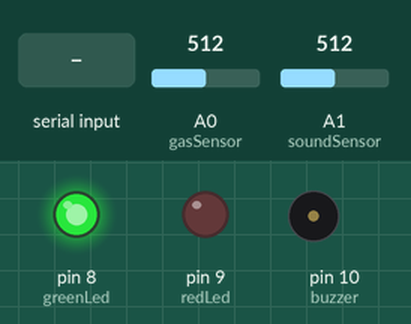
This sketch was run on a simulated Arduino Uno, built with avr-gcc and run on an emulated ATmega328P. Parts: output pins drawn as LEDs (lit = HIGH), buzzer (waves = sounding). Inputs (shaded band) come from the test bench; at power-on: A0 (gasSensor) = 512, A1 (soundSensor) = 512. What the sketch prints to the serial monitor is not drawn.

Above: at 1.2 s.
1.3 s: "CMD:RED_PRESSURE\n" received over Serial
At 1.5 s:
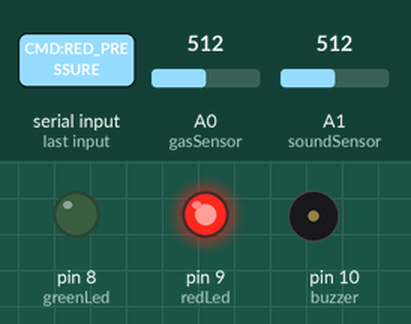
4.3 s: "CMD:RED_GAS\n" received over Serial
At 5.4 s:
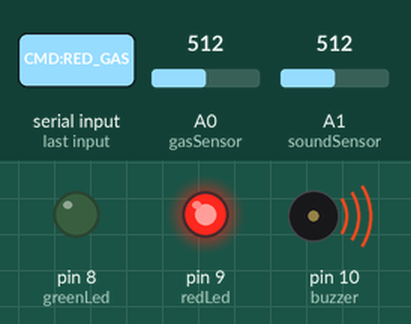
5.8 s: A0 (gasSensor) set to 49
8.8 s: A0 (gasSensor) set to 41
At 9.7 s:
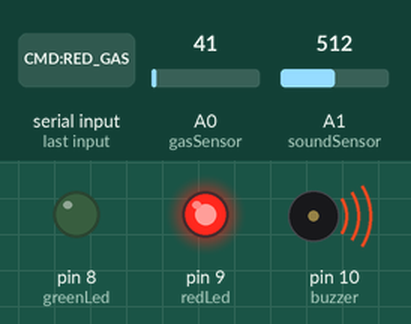
10.3 s: A0 (gasSensor) set to 60
At 11.5 s:
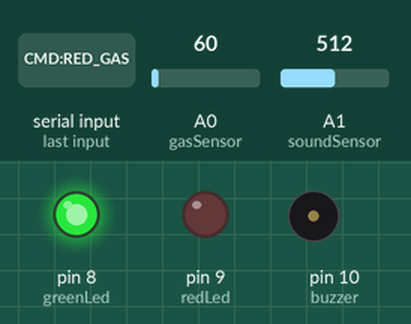
Timing chart, 0 to 13.3 s (numbered marks = the images above; inputs shaded):
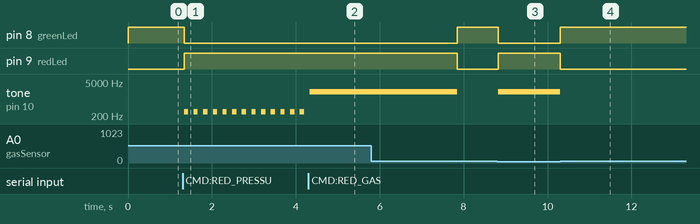

Measured:
- after the input at 1.3 s, pin 8 (greenLed): HIGH → LOW at once; pin 9 (redLed): LOW → HIGH at once; tone on pin 10 (buzzer): alternates 300 Hz for 0.10 s and silent for 0.13 s, starting at once
- after the input at 4.3 s, pin 8 (greenLed): stays LOW (without the input it goes to HIGH after 0.72 s); pin 9 (redLed): stays HIGH (without the input it goes to LOW after 0.72 s)
- after the input at 8.8 s, pin 8 (greenLed): HIGH → LOW at once; pin 9 (redLed): LOW → HIGH at once; tone on pin 10 (buzzer): silent → 2000 Hz at once
- after the input at 10.3 s, pin 8 (greenLed): LOW → HIGH at once; pin 9 (redLed): HIGH → LOW at once; tone on pin 10 (buzzer): 2000 Hz → silent at once

The sketch:

arduino_medguard.ino
```cpp
/*
 * ==========================================================================
 *   MED-GUARD — Unifed Arduino Hardware Controller (المتحكم الموحد للهاردوير)
 *   البروتوكول ثنائي الاتجاه المتوافق تماماً مع جميع إصدارات الجسر البرمجي
 * ==========================================================================
 *   التوصيل (Wiring):
 *     - Arduino Uno / Nano / Mega
 *     - Red LED     → Pin 9  (مقاومة 220Ω)
 *     - Green LED   → Pin 8  (مقاومة 220Ω)
 *     - Buzzer      → Pin 10
 *     - Gas Sensor (MQ-135/2)  → Analog Pin A0
 *     - Sound/Pressure Sensor  → Analog Pin A1
 *
 *   بروتوكولات الاستقبال المدعومة (Serial RX Protocols):
 *     1. بروتوكول الأوامر المباشرة (Direct Commands):
 *        - CMD:RED_GAS      (خطر غاز: LED أحمر + نغمة حادة)
 *        - CMD:RED_PRESSURE (خطر ضغط: LED أحمر + نغمة متقطعة غليظة)
 *        - CMD:GREEN        (آمن تماماً: LED أخضر)
 *
 *     2. بروتوكول قراءات السوفتوير (Software Telemetry Parser):
 *        - GAS:<value>      مثال: GAS:72.5
 *        - PRESSURE:<value> مثال: PRESSURE:38.2
 *
 *   بروتوكول الإرسال للسوفتوير (Serial TX Protocol):
 *     - يرسل كل 500 ملي ثانية: DATA,Gas:<analog_val>,Sound:<analog_val>
 * ==========================================================================
 */

// ─── تعريف أطراف التوصيل (Pins) ───
const int greenLed   = 8;
const int redLed     = 9;
const int buzzer     = 10;
const int gasSensor   = A0;
const int soundSensor = A1;

// ─── حدود التنبيه للقراءات المباشرة ───
const float GAS_MAX_THRESHOLD      = 50.0;  // تنبيه إذا تجاوزت السوفتوير
const float PRESSURE_MAX_THRESHOLD = 40.0;  // تنبيه إذا تجاوزت السوفتوير

// ─── متغيرات التحكم وتخزين الحالات ───
float swGasLevel = 0.0;
float swPressureLevel = 0.0;

unsigned long softwareAlarmEndTime = 0;
String currentSoftwareAlarm = "NONE";
unsigned long lastSendTime = 0;
String inputBuffer = "";

void setup() {
  Serial.begin(9600);

  pinMode(greenLed,   OUTPUT);
  pinMode(redLed,     OUTPUT);
  pinMode(buzzer,     OUTPUT);
  pinMode(gasSensor,   INPUT);
  pinMode(soundSensor, INPUT);

  // الحالة الافتراضية عند التشغيل: نظام سليم (أخضر)
  digitalWrite(greenLed, HIGH);
  digitalWrite(redLed,   LOW);
  noTone(buzzer);

  Serial.println("MED-GUARD Unified Hardware Protocol v2.0 - Ready!");
}

void loop() {
  unsigned long currentMillis = millis();

  // 1. إرسال قراءات المستشعرات المحلية للكمبيوتر كل 500 ملي ثانية
  if (currentMillis - lastSendTime > 500) {
    int gasVal = analogRead(gasSensor);
    int soundVal = analogRead(soundSensor);

    Serial.print("DATA,Gas:");
    Serial.print(gasVal);
    Serial.print(",Sound:");
    Serial.println(soundVal);

    lastSendTime = currentMillis;
  }

  // 2. استقبال ومعالجة البيانات القادمة عبر الـ Serial
  while (Serial.available() > 0) {
    char c = (char)Serial.read();
    if (c == '\n') {
      processIncomingCommand(inputBuffer, currentMillis);
      inputBuffer = "";
    } else {
      inputBuffer += c;
    }
  }

  // 3. اتخاذ القرار والتحكم بالأجهزة (ترتيب الأولويات)

  // -- الأولوية الأولى: أوامر السوفتوير المباشرة (Active Commands within 3.5 seconds) --
  if (currentMillis < softwareAlarmEndTime) {
    if (currentSoftwareAlarm == "CMD:RED_GAS") {
      digitalWrite(redLed, HIGH);
      digitalWrite(greenLed, LOW);
      tone(buzzer, 2000); // صوت حاد ومستمر لإنذار الغاز
    }
    else if (currentSoftwareAlarm == "CMD:RED_PRESSURE") {
      digitalWrite(redLed, HIGH);
      digitalWrite(greenLed, LOW);
      // نغمة غليظة ومتقطعة
      tone(buzzer, 300);
      delay(100);
      noTone(buzzer);
      delay(100);
    }
    else if (currentSoftwareAlarm == "CMD:GREEN") {
      digitalWrite(greenLed, HIGH);
      digitalWrite(redLed,   LOW);
      noTone(buzzer);
    }
  }
  // -- الأولوية الثانية: قراءات السوفتوير التناظرية الواردة (Telemetry Limits) --
  else if (swGasLevel > GAS_MAX_THRESHOLD) {
    digitalWrite(redLed, HIGH);
    digitalWrite(greenLed, LOW);
    int gasTone = map((int)swGasLevel, 0, 100, 200, 1500);
    tone(buzzer, gasTone);
    delay(150);
  }
  else if (swPressureLevel > PRESSURE_MAX_THRESHOLD) {
    digitalWrite(redLed, HIGH);
    digitalWrite(greenLed, LOW);
    tone(buzzer, 1000);
    delay(100);
    noTone(buzzer);
    delay(100);
  }
  // -- الأولوية الثالثة: الحماية الذاتية المحلية المستقلة (Offline Fallback Sensors) --
  else {
    currentSoftwareAlarm = "NONE";
    int localGas = analogRead(gasSensor);
    int localSound = analogRead(soundSensor);

    // قيم أقل من 45 تعني سحب تيار أو قصر أو خطر مبرمج من المستشعرات
    if (localGas < 45) {
      digitalWrite(redLed, HIGH);
      digitalWrite(greenLed, LOW);
      tone(buzzer, 2000); // صوت حاد للغاز محلياً
    }
    else if (localSound < 45) {
      digitalWrite(redLed, HIGH);
      digitalWrite(greenLed, LOW);
      tone(buzzer, 300); // صوت غليظ للبريشر محلياً
    }
    else {
      // كل المؤشرات آمنة تماماً
      digitalWrite(greenLed, HIGH);
      digitalWrite(redLed,   LOW);
      noTone(buzzer);
    }
  }

  delay(30); // استقرار المعالج
}

// ─── دالة فك التشفير ومعالجة النصوص البرمجية الواردة ───
void processIncomingCommand(String cmd, unsigned long currentMillis) {
  cmd.trim();
  if (cmd.length() == 0) return;

  // 1. فك تشفير الأوامر المباشرة
  if (cmd == "CMD:RED_GAS" || cmd == "CMD:RED_PRESSURE" || cmd == "CMD:GREEN") {
    currentSoftwareAlarm = cmd;
    softwareAlarmEndTime = currentMillis + 3500; // صلاحية التنبيه 3.5 ثوانٍ

    Serial.print("✔ Command Ack: ");
    Serial.println(cmd);
  }
  // 2. فك تشفير القيم التناظرية
  else if (cmd.startsWith("GAS:")) {
    swGasLevel = cmd.substring(4).toFloat();
    Serial.print("✔ Gas Telemetry Ack: ");
    Serial.println(swGasLevel);
  }
  else if (cmd.startsWith("PRESSURE:")) {
    swPressureLevel = cmd.substring(9).toFloat();
    Serial.print("✔ Pressure Telemetry Ack: ");
    Serial.println(swPressureLevel);
  }
}
```
